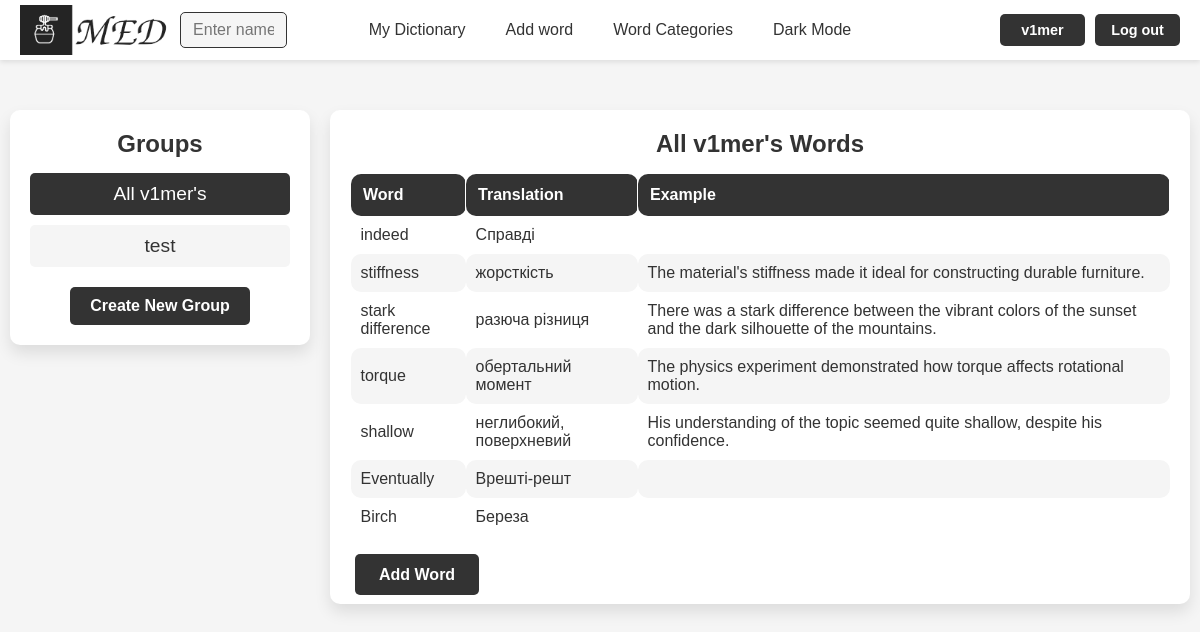
The app's page /groups/11/ (signed in), older data.
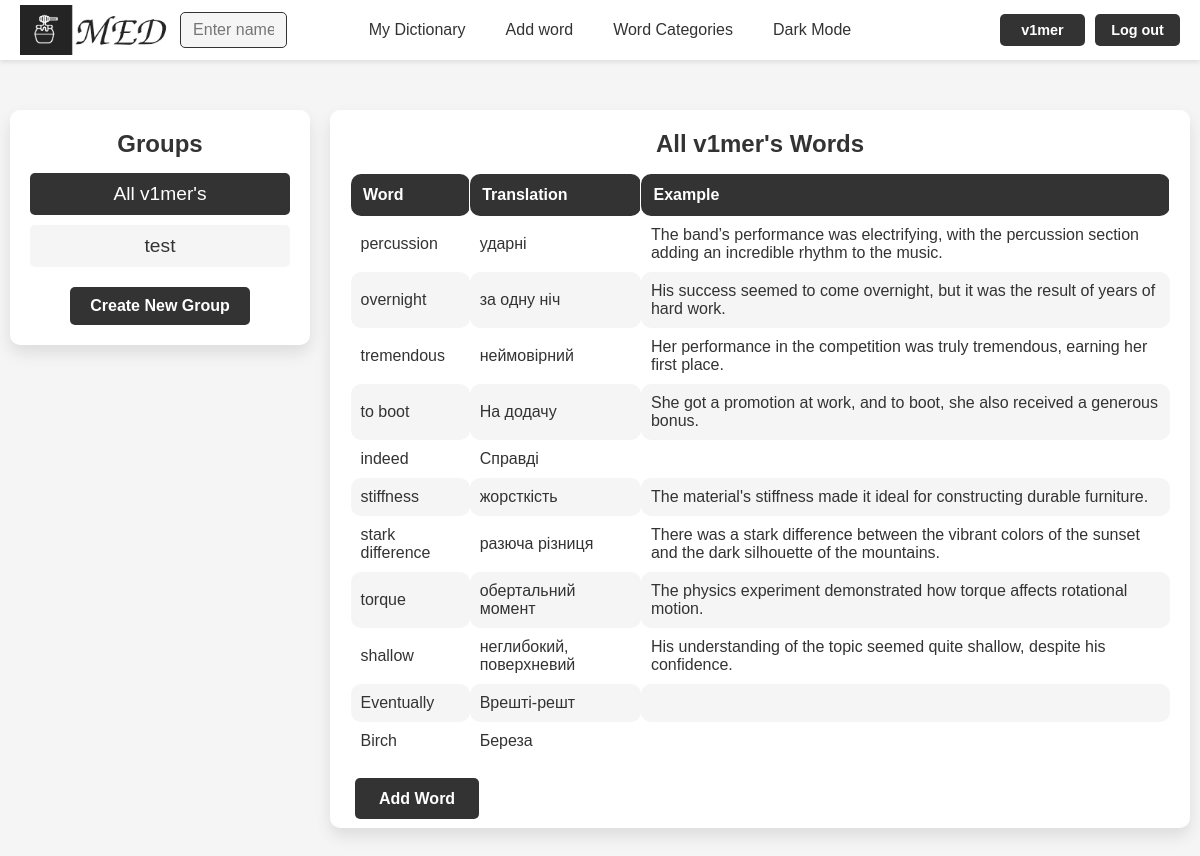
The same page, newer data.
### med/models.py (models this page shows, shortened)
class WordGroup(models.Model):
    name = models.CharField(max_length=100)
    words = models.ManyToManyField(Word, blank=True)
    user = models.ForeignKey(User, on_delete=models.CASCADE)
    is_main = models.BooleanField(verbose_name='main', default=False)
    class Meta:
        ordering = ['name']
        indexes = [
            models.Index(fields=['name'])
        ]

class Word(models.Model):
    word = models.CharField(max_length=100)
    translation = models.CharField(max_length=100)
    example = models.TextField(blank=True)
    time_create = models.DateTimeField(auto_now_add=True)
    time_update = models.DateTimeField(auto_now=True)
    user = models.ForeignKey(User, on_delete=models.CASCADE)
    is_favourite = models.BooleanField(default=False)
    class Meta:
        ordering = ['-time_create', 'word']
        indexes = [
            models.Index(fields=['-time_create'])
        ]

### med/views.py (the view)
# urls.py: path('groups/<int:group_id>/', views.GroupWordsView.as_view(), name='group_words'),
class GroupWordsView(ListView):
    model = Word
    template_name = 'med/groups.html'
    context_object_name = 'words'
    def is_main(self):
        group_id = self.kwargs.get('group_id')
        is_main = get_object_or_404(WordGroup, id=group_id, user=self.request.user).is_main
        return is_main
    def get_name(self):
        group_id = self.kwargs.get('group_id')
        name = get_object_or_404(WordGroup, id=group_id, user=self.request.user).name
        return name
    def get_context_data(self, **kwargs):
        context = super().get_context_data(**kwargs)
        context['title'] = "Groups"
        context['title1'] = f"{self.get_name()} Words"
        context['groups'] = WordGroup.objects.filter(user=self.request.user)
        context['is_main'] = self.is_main()
        context['group_id'] = self.kwargs.get('group_id')
        context['is_group'] = True
        context['words_f_g'] = True
        return context
    def get_queryset(self):
        group_id = self.kwargs.get('group_id')
        group = get_object_or_404(WordGroup, id=group_id, user=self.request.user)
        return group.words.all()

### med/templates/med/groups.html (shortened to what this page needs)
{% extends "base.html" %}
{% block content %}
<div class="group-container">
    <div class="group-list">
        <h2>{{ title }}</h2>
        <div class="group-blocks">
            {% for group in groups %}
            {% if group.id == group_id %}
                <div class="group-block group-block-selected">
                    <p>{{ group.name }}</p>
                </div>
            {% else %}
                <a href="{% url 'group_words' group.id %}">
                    <div class="group-block">
                        <p>{{ group.name }}</p>
                    </div>
                </a>
            {% endif %}
            {% endfor %}
        </div>
        <a href="{% url 'create_group' %}" class="buttons">Create New Group</a>
    </div>
    <div class="word-list-container">
        <h2>{{ title1 }}</h2>
        {% if is_group %}
        {% if words %}
            <table class="word_table group-table">
                <thead>
                    <tr>
                        <th>Word</th>
                        <th>Translation</th>
                        <th>Example</th>
                    </tr>
                </thead>
                <tbody>
                    {% for word in words %}
                        <tr>
                            <td>{{ word.word }}</td>
                            <td>{{ word.translation }}</td>
                            <td>{{ word.example }}</td>
                        </tr>
                    {% endfor %}
                </tbody>
            </table>
        {% else %}
            <p>No words in this group.</p>
        {% endif %}
        {% endif %}
        {% if is_group %}
        <div class="buttons groups-buttons">
            <div class="add_word">
                {% if is_main %}
                <a href="{% url 'addword' %}" class="add-word-button">Add Word</a>
                {% else %}
                <a href="{% url 'words' request.user.username %}" class="add-word-button">Add Word</a>
                <a href="#" class="add-word-button" onclick="deleteSelectedWords(); return false;">Delete Selected</a>
                {% endif %}
            </div>
        </div>
        {% endif %}
    </div>
</div>
{% endblock %}

### templates/base.html (shortened to what this page needs)
{% load static %}
<!DOCTYPE html>
<html lang="en">
<head>
    <link rel="stylesheet" type="text/css" href="{% static 'med/css/styles.css' %}">
</head>
<body>
<header>
    {% if user.is_authenticated %}
    <div class="logo_container">
        {% if is_profile or is_dict %}
            {% if is_my_profile or is_my_dict %}
                <a href="{% url 'profile' user.username %}">
                    <img id="logo_img" src="{% static 'med/img/base/light_logo.png' %}"
                         data-light-src="{% static 'med/img/base/light_logo.png' %}"
                         data-dark-src="{% static 'med/img/base/dark_logo.png' %}" alt="MED Logo">
                </a>
            {% else %}
                <a href="{% url 'profile' logged_user.username %}">
                    <img id="logo_img" src="{% static 'med/img/base/light_logo.png' %}"
                         data-light-src="{% static 'med/img/base/light_logo.png' %}"
                         data-dark-src="{% static 'med/img/base/dark_logo.png' %}" alt="MED Logo">
                </a>
            {% endif %}
        {% else %}
            <a href="{% url 'profile' user.username %}">
                <img id="logo_img" src="{% static 'med/img/base/light_logo.png' %}"
                     data-light-src="{% static 'med/img/base/light_logo.png' %}"
                     data-dark-src="{% static 'med/img/base/dark_logo.png' %}" alt="MED Logo">
            </a>
        {% endif %}
    </div>
    {% else %}
    <div class="logo_container">
        <a href="{% url 'home' %}"><img id="logo_img" src="{% static 'med/img/base/light_logo.png' %}" data-light-src="{% static 'med/img/base/light_logo.png' %}" data-dark-src="{% static 'med/img/base/dark_logo.png' %}" alt="MED Logo"></a>
    </div>
    {% endif %}
    <nav class="nav-items">
            {% if user.is_authenticated %}
                <div class="nav-left">
                {% if not is_search %}
                <form method="get" action="{% url 'user_search' %}" class="search-form">
                    <input type="text" name="q" placeholder="Enter name" required class="search-input">
                </form>
                {% endif %}
                </div>
        <div class="nav-center">
                {% if is_my_dict %}
                <a href="{% url 'words' user.username %}">My Dictionary</a>
                {% else %}
                <a href="{% url 'words' request.user.username %}">My Dictionary</a>
                {% endif %}
                <a href="{% url 'addword' %}">Add word</a>
                <a href="{% url 'groups' %}">Word Categories</a>
            {% else %}
            <div class="nav-left"></div>
            <div class="nav-center">
                <a href="{% url 'login' %}">My Dictionary</a>
                <a href="{% url 'login' %}">Add word</a>
                <a href="#">Word Categories</a>
                {% endif %}
                <a href="#" id="theme-toggle-dark">Dark Mode</a>
            </div>
        {% if request.user.is_authenticated %}
        <div class="buttons">
            {% if is_profile or is_dict %}
                {% if is_my_profile or is_my_dict %}
                <a href="{% url 'profile' user.username %}">{{request.user.username}}</a>
                {% else %}
                <a href="{% url 'profile' logged_user.username %}">{{request.user.username}}</a>
                {% endif %}
            {% else %}
                <a href="{% url 'profile' user.username %}">{{request.user.username}}</a>
            {% endif %}
            <a href="{% url 'logout' %}">Log out</a>
        </div>
        {% else %}
        <div class="buttons">
            <a href="{% url 'login' %}">Log in</a>
            <a href="{% url 'register' %}">Register</a>
        </div>
        {% endif %}
    </nav>
</header>
<div class="container">
    {% block content %}
    {% endblock %}
</div>
</body>
</html>

Row changes from the older to the newer data that the page shows:
added Word: word "percussion", translation "ударні", example "The band’s performance was electrifying, with the percussion section adding an incredible rhythm to the music."
added Word: word "overnight", translation "за одну ніч", example "His success seemed to come overnight, but it was the result of years of hard work."
added Word: word "tremendous", translation "неймовірний", example "Her performance in the competition was truly tremendous, earning her first place."
added Word: word "to boot", translation "На додачу", example "She got a promotion at work, and to boot, she also received a generous bonus."
